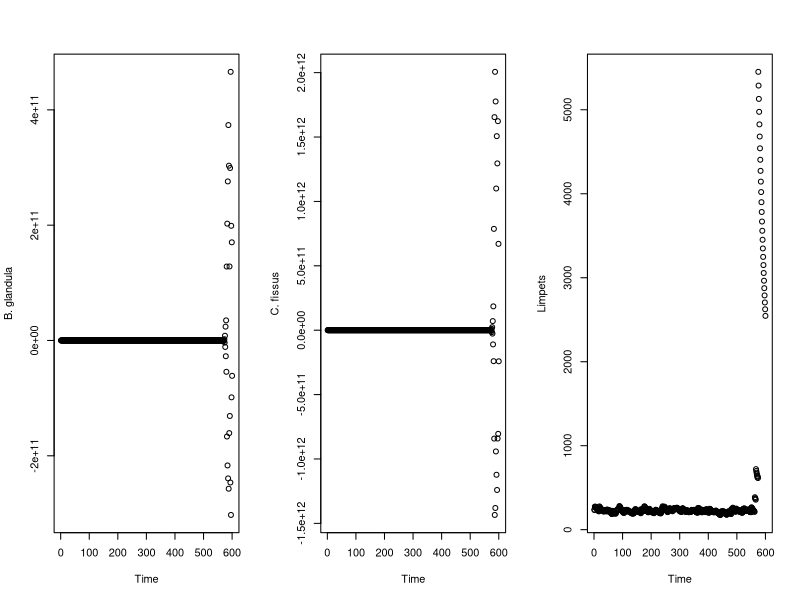
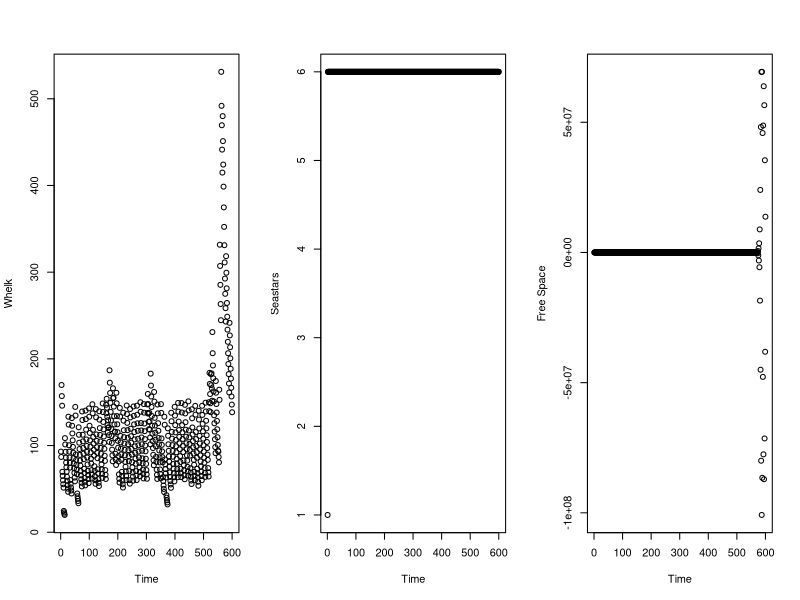

Generate these figures, in order, with R:


do.free.space.calculation <- function(T, B, size.B, C, size.C, L, size.L) {
  # T = total area
  # B is the population size of Balanus glandula
  # size.B = average size of adult B. glandula
  # C is population size of Chthamalus fissus/dalli
  # size.C = average size of C. fissus/dalli
  # L is population size of limpets
  # size.L = average size of an adult limpet
  F <- T - (B*size.B + C*size.C + L*size.L)
  return(F)
}

# for barnacles and limpets
do.potential.recruitment <- function(F, size.x, size.recruit.x, larvae.x) {
  # F is the amount of free space on the rock
  # size.x is the average size (e.g. size.B, size.C, or size.L)
  # size.recruit.x is the size of a recruit
  # larvae.x is the number of settling larvae of species x
  L <- (F/size.x)*(1-exp(-size.recruit.x*larvae.x/F))
  return(L)
}

do.actual.recruitment <- function(F, L, L.B, size.B, L.C, size.C, L.L, size.L) {
  # NOTE THIS EQUATION IS DIFFERENT FROM IN THE TEXT--DON'T KNOW WHAT S IS
  # L.B is potential recruits of B. glandula
  # L.C is potential recruits of C. fissus/dalli
  # L.L is potential recruits of limpets
  # size.B = average size of adult B. glandula
  # size.C = average size of C. fissus/dalli
  # size.L = average size of an adult limpet
  R <- F*L / (L.B*size.B + L.C*size.C + L.L*size.L)
  return(R)
}

do.population.size.barnacles <- function(S, p.whelk, W.prev, X.prev, S.r, R, p.star, S.prev) {
  # S is survivorship (before whelk predation)
  # p.whelk is the encounter rate of barnacles by whelks
  # W.prev is the whelk population size in the previous month
  # X.prev is the barnacle population size in the previous month
  # S.r is the survivorship of recruits
  # R is the number of recruits
  # p.star is the encounter rate of barnacles by whelks
  # S.prev is the whelk population size in the previous month
  X <- S*(1-p.whelk*W.prev-p.star*S.prev)*X.prev + S.r*R
  return (X)
}

do.population.size.limpets <- function(S, L.prev, S.r, R, delta) {
  # S is survivorship
  # L.prev is the limpet population size in the previous month
  # S.r is the survivorship of recruits
  # R is the number of recruits
  # delta is density-dependence 
  L <- S*L.prev + S.r*R*exp(delta*L.prev)
  return(L)
}

do.population.size.whelks <- function(W.prev, R, W.feeding, S) {
  # W.prev is whelk population size in the previous month
  # p is per capita predation rate
  # B.prev is the B. glandula population
  # C.prev is the C. fissus/dalli population
  # R is the recruitment rate
  # S is the survival rate
  # W.feeding is food intake
  W <- W.prev*W.feeding*S+R
  return(W)
}

do.whelk.recruitment <- function(avg.C, avg.B, p, Y, W.prev, B.prev, C.prev) {
  # avg.C is the average number of C. fissus/dalli from April through June
  # avg. B is the average number of B. glandula from April through June
  # p is the per capita predation rate
  R <- (avg.C + avg.B)*3*p*Y*W.prev*(B.prev+C.prev)
  if (R > 90) {
    # note that if the max. recruitment rate is not set, then
    # whelk recruitment becomes very large very quickly
    R <- 90
  }
  return(R)
}

do.population.size.seastar <- function(S, P.prev, R) {
  # S is seastar adult survival
  # P.prev is previous seastar population size
  P <- S*P.prev + survival.recruit.P*R
  if (P > 6) {
    P <- 6
  }
  if(P<0) {
    P <- 0
  }
  return(P)
}

# ----------------------------------------------------------------------------------------------------
# model parameters
size.B <- .000098
size.C <- .000032
size.L <- .00008

size.recruit.B <- .000003
size.recruit.C <- .000003
size.recruit.L <- .000003
  
survival.B <- .7
survival.C <- .7
survival.L <- .97
survival.W <- .94
survival.P <- .992


survival.recruit.B <- .7
survival.recruit.C <- .7
survival.recruit.L <- .88
survival.recruit.P <- .998

delta <- -.02 # density dependence for limpets
p.whelk <- .01 # per capita whelk predation rate
Y <- .01 # whelk conversion rate
p.seastar <- .007 # per capita whelk predation rate

T <- 1

# ----------------------------------------------------------------------------------------------------
# Initial conditions

years <- 50
timesteps <- years*12
month <- rep(c("Apr", "May", "Jun", "Jul", "Aug", 
               "Sep", "Oct", "Nov", "Dec", "Jan", "Feb", "Mar"), years)
summer <- c("Apr", "May", "Jun", "Jul", "Aug", "Sep")
winter <- c("Oct", "Nov", "Dec", "Jan", "Feb", "Mar")

B <- C <- L <- W <- P <- F <- rep(NA, timesteps)
B[1] <- 4100
C[1] <- 11000
#B[1] <- 0
#C[1] <- 0
L[1] <- 239
W[1] <- 93
P[1] <- 1

F[1] <- do.free.space.calculation(T=T, B=B[1], size.B=size.B, C=C[1], 
                                  size.C=size.C, L=L[1], size.L=size.L)

B.mean <- 50000
B.stdev <- sqrt(3.24*10^10)
location.B <- log(B.mean^2 / sqrt(B.stdev^2 + B.mean^2))
shape.B <- sqrt(log(1 + (B.stdev^2 / B.mean^2)))

C.mean <- 30000
C.stdev <- sqrt(3.6*10^9)
location.C <- log(C.mean^2 / sqrt(C.stdev^2 + C.mean^2))
shape.C <- sqrt(log(1 + (C.stdev^2 / C.mean^2)))

L.mean <- 3000
L.stdev <- sqrt(2.8*10^7)
location.L <- log(L.mean^2 / sqrt(L.stdev^2 + L.mean^2))
shape.L <- sqrt(log(1 + (L.stdev^2 / L.mean^2)))

P.mean <- 3800
P.stdev <- sqrt(3.7*10^7)
location.P <- log(P.mean^2 / sqrt(P.stdev^2 + P.mean^2))
shape.P <- sqrt(log(1 + (P.stdev^2 / P.mean^2)))

for (t in 2:timesteps) {
  B.potential.recruits <- do.potential.recruitment(F=F[t-1], size.x=size.B, size.recruit.x=size.recruit.B, 
                                         larvae.x=rlnorm(n=1, location.B, shape.B))
  C.potential.recruits <- do.potential.recruitment(F=F[t-1], size.x=size.C, size.recruit.x=size.recruit.C, 
                                         larvae.x=rlnorm(n=1, location.C, shape.C))
  L.potential.recruits <- do.potential.recruitment(F=F[t-1], size.x=size.L, size.recruit.x=size.recruit.L, 
                                         larvae.x=rlnorm(n=1, location.L, shape.L))

  # note that there are more recruits than potential recruits :(
  B.recruits <- do.actual.recruitment(F=F[t-1], L= B.potential.recruits, L.B=B.potential.recruits, 
                                      size.B=size.B, L.C=C.potential.recruits, size.C=size.C,
                                      L.L=L.potential.recruits, size.L=size.L)
  C.recruits <- do.actual.recruitment(F=F[t-1], L= C.potential.recruits, L.B=B.potential.recruits, 
                                      size.B=size.B, L.C=C.potential.recruits, size.C=size.C,
                                      L.L=L.potential.recruits, size.L=size.L)
  L.recruits <- do.actual.recruitment(F=F[t-1], L= L.potential.recruits, L.B=B.potential.recruits, 
                                      size.B=size.B, L.C=C.potential.recruits, size.C=size.C,
                                      L.L=L.potential.recruits, size.L=size.L)
  P.recruits <- rlnorm(n=1, location.P, shape.P)
  
  # make sure that we only recruit as many as we have
  if (B.potential.recruits > B.recruits) {B.recruits <- B.potential.recruits}
  if (C.potential.recruits > C.recruits) {C.recruits <- C.potential.recruits}
  if (L.potential.recruits > L.recruits) {L.recruits <- L.potential.recruits}
  
  B[t] <- do.population.size.barnacles(S=survival.B, p.whelk=p.whelk, W.prev = W[t-1], X.prev=B[t-1],
                                       S.r = survival.recruit.B, R=B.recruits, p.star=p.seastar, S.prev=P[t-1])
  C[t] <- do.population.size.barnacles(S=survival.C, p.whelk=p.whelk, W.prev = W[t-1], X.prev=C[t-1],
                                       S.r = survival.recruit.C, R=C.recruits, p.star=p.seastar, S.prev=P[t-1])
  L[t] <- do.population.size.limpets(S=survival.L, L.prev=L[t-1], S.r=survival.recruit.L, R=L.recruits, delta=delta)
 
  if(month[t] == "Jun") {
    W.recruits <- do.whelk.recruitment(avg.C=mean(c(C[t], C[t-1], C[t-2])), 
                                       avg.B=mean(c(B[t], B[t-1], B[t-2])),
                                       p=p.whelk, Y=Y, W.prev=W[t-1], B.prev=B[t], C.prev=C[t])   
  } else {
    W.recruits <- 0
  }
  
  if(month[t] %in% summer) {
    W.feeding <- p.whelk*(B[t-1]+C[t-1]) / (1+ (p.whelk*(B[t-1]+C[t-1])))
  } else {
    W.feeding <- p.whelk*(B[t-6]+C[t-6]) / (1+ (p.whelk*(B[t-6]+C[t-6])))
  }
  
  W[t] <- do.population.size.whelks(W.prev=W[t-1], R=W.recruits, W.feeding = W.feeding, S = survival.W)
  
  P[t] <- do.population.size.seastar(S=survival.P, P.prev=P[t-1], R=P.recruits)
  
  F[t] <- do.free.space.calculation(T=T, B=B[t], size.B=size.B, C=C[t], 
                                    size.C=size.C, L=L[t], size.L=size.L)

}

quartz(width=8, height=4)
par(mfrow=c(1,3))
plot(B, xlab="Time", ylab="B. glandula")
plot(C, xlab="Time", ylab="C. fissus")
plot(L, xlab="Time", ylab="Limpets")

quartz(width=6, height=4)
par(mfrow=c(1,3))
plot(W, xlab="Time", ylab="Whelk")
plot(P, xlab="Time", ylab="Seastars")
plot(F, xlab = "Time", ylab = "Free Space")
